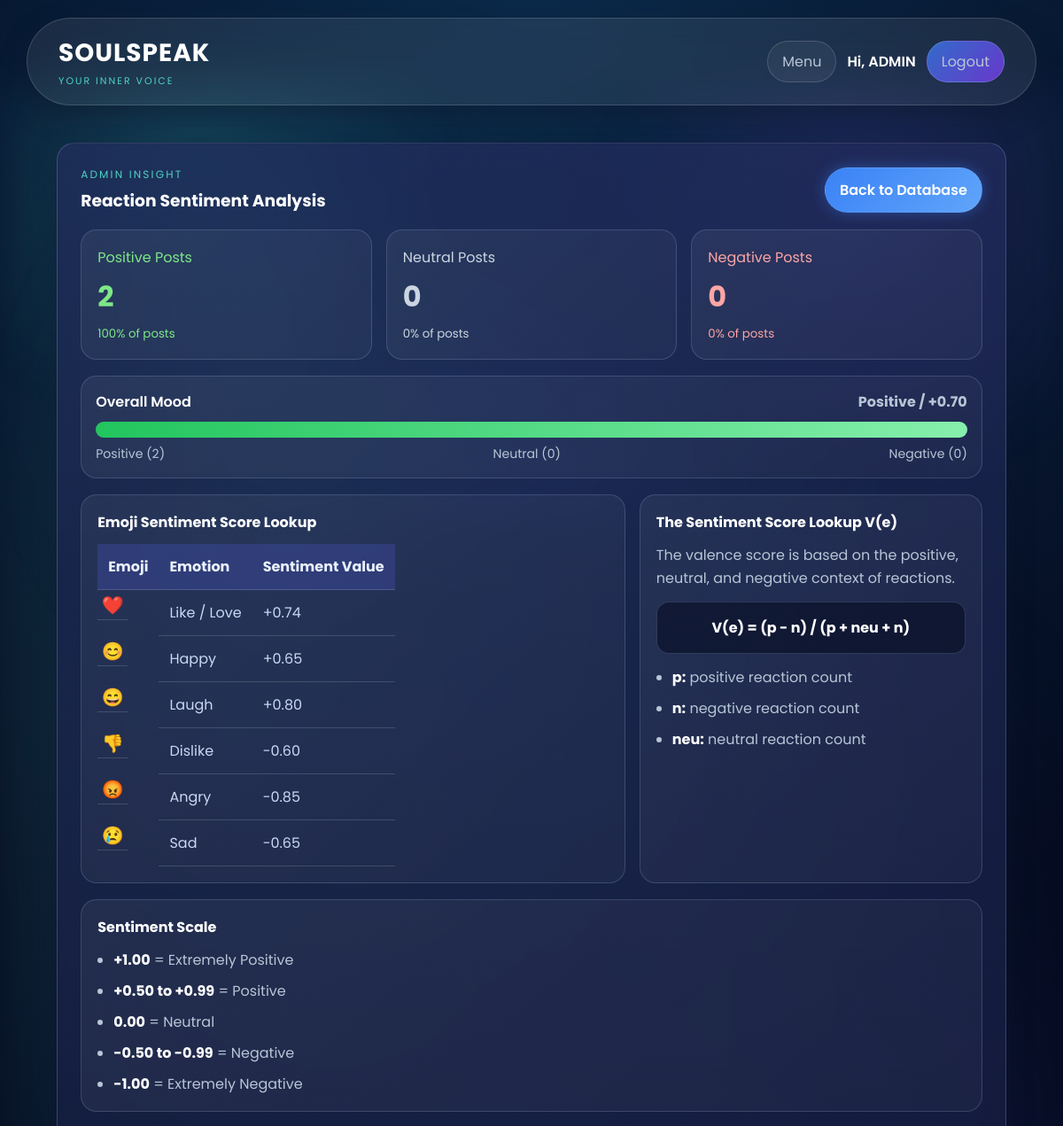
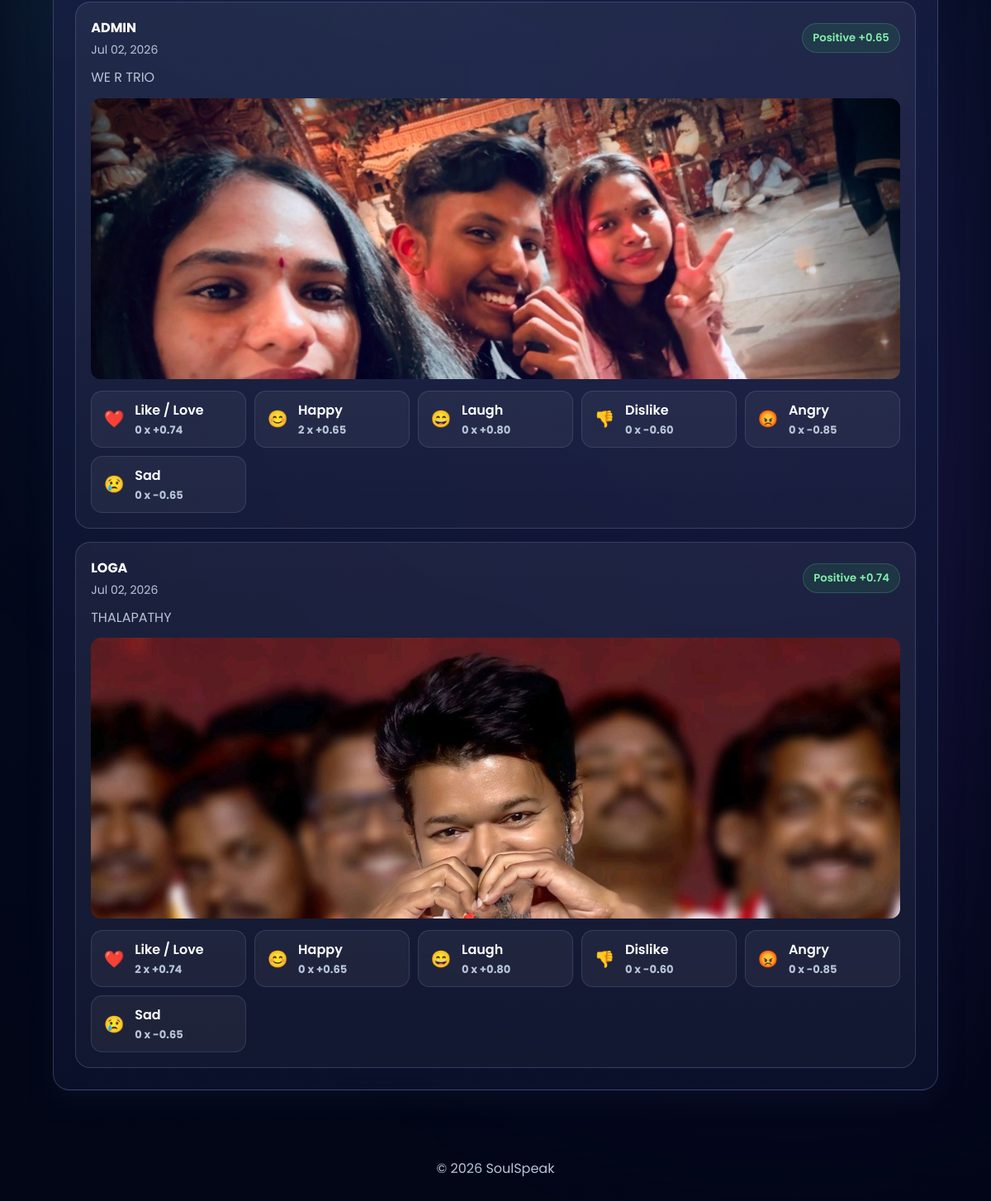
The app's page /sentiment-analysis (signed in) with its own data (2 pictures, top to bottom).
### app.py (models this page shows)
class User(UserMixin, db.Model):
    id = db.Column(
        db.Integer,
        primary_key=True
    )
    username = db.Column(
        db.String(100),
        nullable=False
    )
    email = db.Column(
        db.String(150),
        unique=True,
        nullable=False
    )
    password = db.Column(
        db.String(100),
        nullable=False
    )

class Post(db.Model):
    id = db.Column(
        db.Integer,
        primary_key=True
    )
    content = db.Column(
        db.Text,
        nullable=False
    )
    image_path = db.Column(
        db.String(255),
        nullable=True
    )
    sentiment_score = db.Column(
        db.Float,
        nullable=False,
        default=0.0
    )
    sentiment_label = db.Column(
        db.String(30),
        nullable=False,
        default='Neutral'
    )
    created_at = db.Column(
        db.DateTime,
        default=datetime.utcnow
    )
    user_id = db.Column(
        db.Integer,
        db.ForeignKey('user.id'),
        nullable=True
    )
    user = db.relationship(
        'User',
        backref='posts'
    )
    votes = db.relationship(
        'PostVote',
        backref='post',
        cascade='all, delete-orphan'
    )
    comments = db.relationship(
        'PostComment',
        backref='post',
        cascade='all, delete-orphan'
    )

### app.py (the view)
@app.route('/sentiment-analysis')
@login_required
def sentiment_analysis():
    if not is_admin_user():
        flash('Sentiment analysis is admin only.')
        return redirect(url_for('dashboard'))
    posts = Post.query.order_by(Post.id.desc()).all()
    sentiment_items = []
    positive_count = 0
    negative_count = 0
    neutral_count = 0
    total_score = 0
    for post in posts:
        reaction_counts, sentiment_score, sentiment = update_post_sentiment(post)
        total_votes = sum(reaction_counts.values())
        total_score += sentiment_score
        if sentiment == 'Positive':
            positive_count += 1
        elif sentiment == 'Negative':
            negative_count += 1
        else:
            neutral_count += 1
        sentiment_items.append(
            {
                'post': post,
                'reaction_counts': reaction_counts,
                'total_votes': total_votes,
                'sentiment': sentiment,
                'sentiment_score': sentiment_score,
            }
        )
    db.session.commit()
    total_posts = len(sentiment_items)
    positive_percent = round((positive_count / total_posts) * 100) if total_posts else 0
    negative_percent = round((negative_count / total_posts) * 100) if total_posts else 0
    neutral_percent = round((neutral_count / total_posts) * 100) if total_posts else 0
    average_score = round(total_score / total_posts, 2) if total_posts else 0.0
    overall_label = sentiment_label_for_score(average_score)
    return render_template(
        'sentiment_analysis.html',
        posts=sentiment_items,
        positive_count=positive_count,
        negative_count=negative_count,
        neutral_count=neutral_count,
        positive_percent=positive_percent,
        negative_percent=negative_percent,
        neutral_percent=neutral_percent,
        average_score=average_score,
        overall_label=overall_label,
        reaction_score_lookup=REACTION_SCORE_LOOKUP,
        sentiment_scale=SENTIMENT_SCALE,
        total_posts=total_posts,
        user=current_user.username
    )

### app.py (called while the page is built)
def is_admin_user(user=None):
    user = user or current_user
    if not getattr(user, 'is_authenticated', False):
        return False
    username = (getattr(user, 'username', '') or '').strip().lower()
    email = (getattr(user, 'email', '') or '').strip().lower()
    return username == 'admin' or email in app.config.get('ADMIN_EMAILS', set())

@app.context_processor
def inject_admin_status():
    return {'is_admin': is_admin_user()}

def sentiment_label_for_score(score):
    if score >= 0.50:
        return 'Positive'
    if score <= -0.50:
        return 'Negative'
    return 'Neutral'

def reaction_counts_for_post(post):
    votes = PostVote.query.filter_by(post_id=post.id).all() if post.id else post.votes
    return {
        action: sum(1 for vote in votes if vote.value == value)
        for action, value in REACTION_MAP.items()
    }

def calculate_post_sentiment(post):
    reaction_counts = reaction_counts_for_post(post)
    total_reactions = sum(reaction_counts.values())
    if total_reactions == 0:
        return reaction_counts, 0.0, 'Neutral'
    weighted_score = sum(
        reaction_counts[action] * REACTION_SENTIMENT_SCORES[action]
        for action in REACTION_MAP
    )
    score = round(weighted_score / total_reactions, 2)
    return reaction_counts, score, sentiment_label_for_score(score)

def update_post_sentiment(post):
    reaction_counts, score, label = calculate_post_sentiment(post)
    post.sentiment_score = score
    post.sentiment_label = label
    return reaction_counts, score, label

@login_manager.user_loader
def load_user(user_id):
    return User.query.get(int(user_id))

### templates/sentiment_analysis.html (shortened to what this page needs)
{% extends "base.html" %}
{% block content %}
<main class="app-page">
<div class="dashboard admin-dashboard">
    <section class="widget sentiment-panel">
        <div class="sentiment-header">
            <div>
                <p class="eyebrow">Admin Insight</p>
                <h3>Reaction Sentiment Analysis</h3>
            </div>
            <a href="{{ url_for('database_view') }}" class="nav-btn nav-btn-dashboard">Back to Database</a>
        </div>
        <div class="sentiment-summary">
            <div class="sentiment-card positive-card">
                <span>Positive Posts</span>
                <strong>{{ positive_count }}</strong>
                <small>{{ positive_percent }}% of posts</small>
            </div>
            <div class="sentiment-card neutral-card">
                <span>Neutral Posts</span>
                <strong>{{ neutral_count }}</strong>
                <small>{{ neutral_percent }}% of posts</small>
            </div>
            <div class="sentiment-card negative-card">
                <span>Negative Posts</span>
                <strong>{{ negative_count }}</strong>
                <small>{{ negative_percent }}% of posts</small>
            </div>
        </div>
        <div class="sentiment-chart-panel">
            <div class="sentiment-chart-head">
                <span>Overall Mood</span>
                <strong>{{ overall_label }} / {{ "%+.2f"|format(average_score) }}</strong>
            </div>
            <div class="sentiment-chart three-way-chart">
                <div class="sentiment-chart-fill positive-fill" style="width: {{ positive_percent }}%"></div>
            </div>
            <div class="sentiment-chart-legend">
                <span>Positive ({{ positive_count }})</span>
                <span>Neutral ({{ neutral_count }})</span>
                <span>Negative ({{ negative_count }})</span>
            </div>
        </div>
        <div class="sentiment-lookup-grid">
            <section class="sentiment-lookup-card">
                <h4>Emoji Sentiment Score Lookup</h4>
                <table class="sentiment-score-table">
                    <thead>
                        <tr>
                            <th>Emoji</th>
                            <th>Emotion</th>
                            <th>Sentiment Value</th>
                        </tr>
                    </thead>
                    <tbody>
                        {% for action, item in reaction_score_lookup.items() %}
                            <tr>
                                <td class="emoji-cell emoji-{{ action }}"></td>
                                <td>{{ item.emotion }}</td>
                                <td>{{ "%+.2f"|format(item.score) }}</td>
                            </tr>
                        {% endfor %}
                    </tbody>
                </table>
            </section>
            <section class="sentiment-lookup-card">
                <h4>The Sentiment Score Lookup V(e)</h4>
                <p class="formula-copy">The valence score is based on the positive, neutral, and negative context of reactions.</p>
                <div class="formula-box">
                    V(e) = (p - n) / (p + neu + n)
                </div>
                <ul class="formula-list">
                    <li><strong>p:</strong> positive reaction count</li>
                    <li><strong>n:</strong> negative reaction count</li>
                    <li><strong>neu:</strong> neutral reaction count</li>
                </ul>
            </section>
        </div>
        <section class="sentiment-scale-card">
            <h4>Sentiment Scale</h4>
            <ul>
                {% for item in sentiment_scale %}
                    <li><strong>{{ item.label }}</strong> = {{ item.meaning }}</li>
                {% endfor %}
            </ul>
        </section>
        {% if posts %}
            <div class="sentiment-list">
                {% for item in posts %}
                    <article class="sentiment-item">
                        <div class="sentiment-item-top">
                            <div>
                                <h4>{{ item.post.user.username if item.post.user else 'Unknown User' }}</h4>
                                <p>{{ item.post.created_at.strftime('%b %d, %Y') if item.post.created_at else 'Date not saved' }}</p>
                            </div>
                            <span class="sentiment-tag {{ item.sentiment|lower }}">
                                {{ item.sentiment }} {{ "%+.2f"|format(item.sentiment_score) }}
                            </span>
                        </div>
                        {% if item.post.content %}
                            <p class="sentiment-caption">{{ item.post.content }}</p>
                        {% endif %}
                        {% if item.post.image_path %}
                            <div class="sentiment-image-wrap">
                                <img src="{{ url_for('static', filename=item.post.image_path) }}" alt="Post image">
                            </div>
                        {% endif %}
                        <div class="reaction-score-grid">
                            {% for action, lookup in reaction_score_lookup.items() %}
                                <div class="reaction-score-pill">
                                    <span class="emoji-cell emoji-{{ action }}"></span>
                                    <span>{{ lookup.emotion }}</span>
                                    <strong>{{ item.reaction_counts.get(action, 0) }} x {{ "%+.2f"|format(lookup.score) }}</strong>
                                </div>
                            {% endfor %}
                        </div>
                    </article>
                {% endfor %}
            </div>
        {% else %}
            <p class="empty-state">No posts available for sentiment analysis.</p>
        {% endif %}
    </section>
</div>
</main>
{% endblock %}

### templates/base.html (shortened to what this page needs)
<!DOCTYPE html>
<html lang="en">
<head>
    <link rel="stylesheet" href="{{ url_for('static', filename='style.css') }}">
</head>
<body>
    <header>
        <nav class="navbar">
            <a class="logo" href="{{ url_for('home') }}">
                <span>SOULSPEAK</span>
                <small>Your inner voice</small>
            </a>
            <div class="nav-links">
                {% if current_user.is_authenticated %}
                    <a href="{{ url_for('menu') }}" class="nav-link-btn">Menu</a>
                    <span class="nav-user">Hi, {{ current_user.username }}</span>
                    <a href="{{ url_for('logout') }}" class="nav-link-btn logout-btn">Logout</a>
                {% endif %}
            </div>
        </nav>
    </header>
    {% block content %}{% endblock %}
    <footer>
        <p>&copy; 2026 SoulSpeak</p>
    </footer>
</body>
</html>

### records on screen
User: username "ADMIN", post.user "ADMIN"
Post: post.created_at "Jul 02, 2026", post.content "WE R TRIO", image_path (picture)
User: post.user "LOGA"
Post: post.created_at "Jul 02, 2026", post.content "THALAPATHY", image_path (picture)

### other values on screen
{{ positive_count }} "2"
{{ positive_percent }} "100"
{{ neutral_count }} "0"
{{ neutral_percent }} "0"
{{ negative_count }} "0"
{{ negative_percent }} "0"
{{ overall_label }} "Positive"
{{ "%+.2f"|format(average_score) }} "+0.70"
{{ item.emotion }} "Like / Love" "Happy" "Laugh" "Dislike" "Angry" "Sad"
{{ "%+.2f"|format(item.score) }} "+0.74" "+0.65" "+0.80" "-0.60" "-0.85" "-0.65"
{{ item.label }} "+1.00" "+0.50 to +0.99" "0.00" "-0.50 to -0.99" "-1.00"
{{ item.meaning }} "Extremely Positive" "Positive" "Neutral" "Negative" "Extremely Negative"
{{ item.sentiment }} "Positive" "Positive"
{{ "%+.2f"|format(item.sentiment_score) }} "+0.65" "+0.74"
{{ lookup.emotion }} "Like / Love" "Happy" "Laugh" "Dislike" "Angry" "Sad" "Like / Love" "Happy" "Laugh" "Dislike" "Angry" "Sad"
